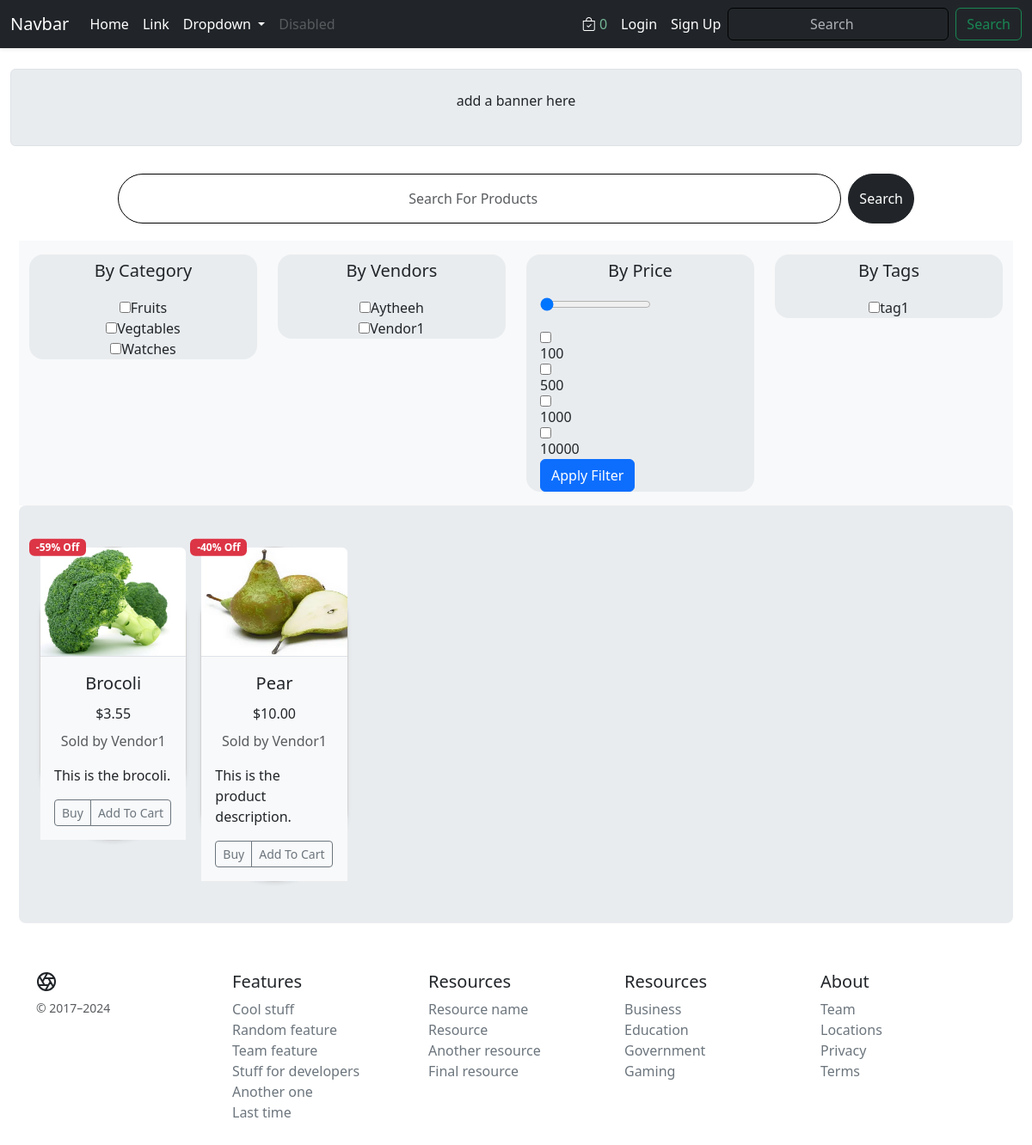
/vendor/vengd2fac2bfa/shop/, run on an earlier commit of the app's database.
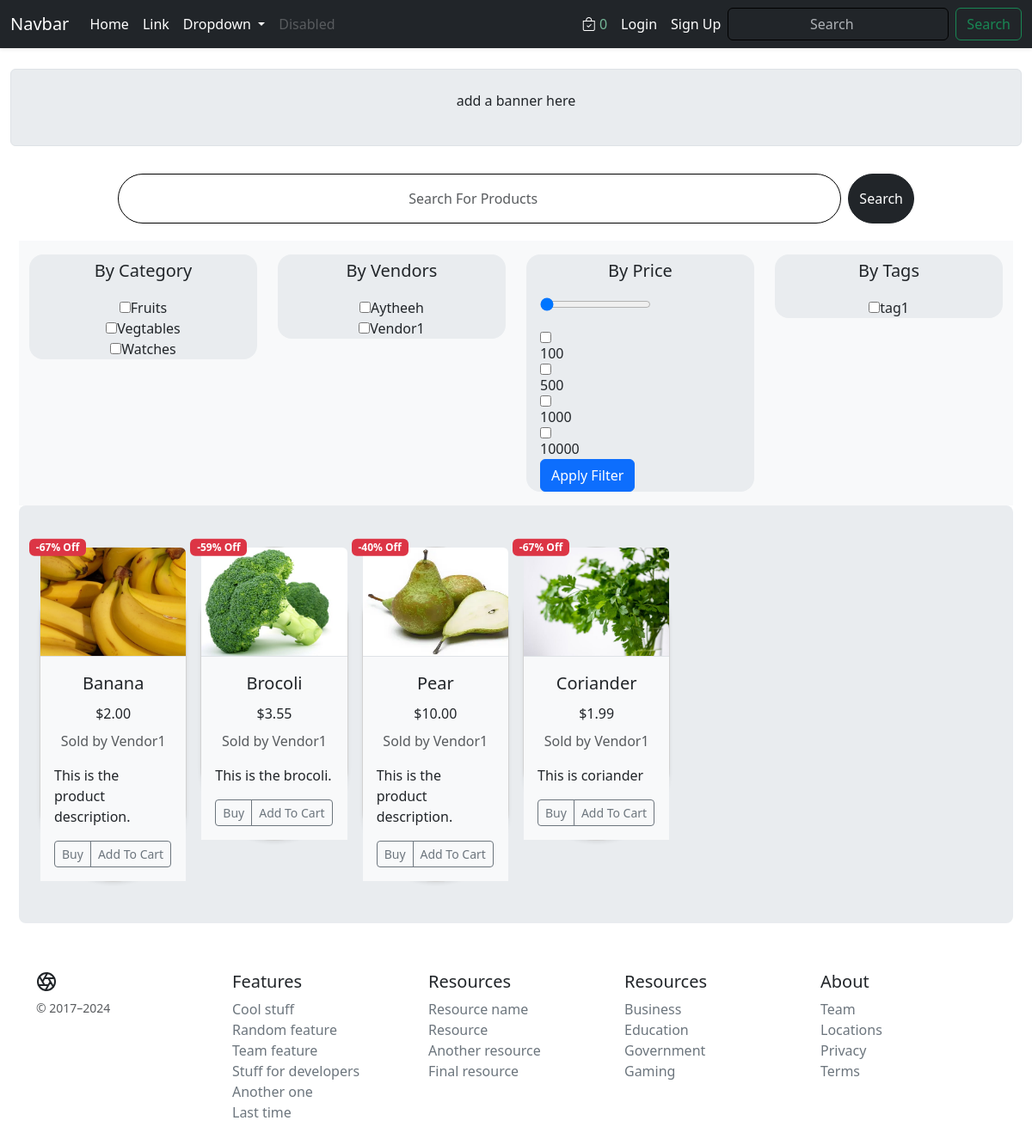
And on a later commit of the database.
### core/models.py (models this page shows, shortened)
class Category(models.Model):
    cid = ShortUUIDField(unique=True, length=10, max_length=20,
                         prefix='cat', alphabet='abcdefgh12345')
    title = models.CharField(max_length=100)
    image = models.ImageField(upload_to='Category', default='category.jpg')
    class Meta:
        verbose_name_plural = "Categories"

class Vendor(models.Model):
    vid = ShortUUIDField(unique=True, length=10, max_length=20,
                         prefix="ven", alphabet="abcdefgh12345")
    title = models.CharField(max_length=100, default='DefaultVendorName')
    image = models.ImageField(
        upload_to=user_directory_path, default='category.jpg')
    description = models.TextField(
        null=True, blank=True, default="This is the product description.")
    user = models.ForeignKey(User, on_delete=models.SET_NULL, null=True)
    address = models.CharField(max_length=100, default="123 Main St")
    contact = models.CharField(max_length=100, default="+91 999000")
    chat_response_time = models.CharField(max_length=100, default="100")
    shipping_on_time = models.CharField(max_length=100, default="100")
    authentic_rating = models.CharField(max_length=100, default="100")
    days_return = models.CharField(max_length=100, default="100")
    warrenty_period = models.CharField(max_length=100, default="100")
    class Meta:
        verbose_name_plural = "Vendors"
    def __str__(self):
        return self.title

class Product(models.Model):
    pid = ShortUUIDField(unique=True, length=10,
                         max_length=20, alphabet='abcdefgh12345')
    title = models.CharField(max_length=100)
    image = models.ImageField(upload_to=user_directory_path)
    description = models.TextField(
        null=True, blank=True, default="This is the product description.")
    user = models.ForeignKey(User, on_delete=models.SET_NULL, null=True)
    category = models.ForeignKey(
        Category, on_delete=models.SET_NULL, null=True)
    vendor = models.ForeignKey(Vendor, on_delete=models.SET_NULL, null=True)
    price = models.DecimalField(
        max_digits=9999999, decimal_places=2, default="1.99")
    old_price = models.DecimalField(
        max_digits=9999999, decimal_places=2, default="2.99")
    specifications = models.TextField(null=True, blank=True)
    tags = TaggableManager(blank=True)
    product_status = models.CharField(
        choices=STATUS, max_length=10, default="in_review")
    status = models.BooleanField(default=True)
    in_stock = models.BooleanField(default=True)
    featured = models.BooleanField(default=False)
    digital = models.BooleanField(default=False)
    sku = ShortUUIDField(unique=True, length=4,
                         max_length=10, alphabet='1234567890')
    date = models.DateTimeField(auto_now_add=True)
    updated = models.DateTimeField(null=True, blank=True)
    class Meta:
        verbose_name_plural = "Products"
    def get_percentage(self):
        new_price = (self.price / self.old_price) * 100
        return new_price

### core/views.py (the view)
# urls.py: path('vendor/<vid>/shop/', views.vendor_shop, name='vendor-shop'),
def vendor_shop(request, vid):
    vendor = get_object_or_404(Vendor, vid=vid)
    products_of_vendor = Product.objects.filter(
        vendor=vendor, product_status='published').order_by('?')
    context = {
        'vendor': vendor,
        'products_of_vendor': products_of_vendor,
    }
    return render(request, 'core/vendor_shop.html', context)

### core/context_processors.py (called while the page is built)
def default(request):
    categories_context = Category.objects.all()
    vendors_context = Vendor.objects.all()
    try:
        address = Address.objects.get(user=request.user)
    except:
        address = None
    min_max_price = Product.objects.aggregate(Min("price"), Max("price"))
    return {
        'categories_context': categories_context,
        'vendors_context': vendors_context,
        'address_context': address,
        'min_max_price_context': min_max_price,
    }

### Templates/core/vendor_shop.html (shortened to what the changed rows need)
{% extends 'core/base.html' %}
{% block content %}
{%load static %}
<div class="container m-1 p-1 mx-auto">
    <div class="row justify-content-center align-items-stretch">
        <div class="col-lg-3 col-md-6 d-flex flex-column bg-body-tertiary">
            <div class="rounded-4  my-3 text-center align-items-center border-2 bg-body-secondary">
                <p class="lead text-center pt-1">By Category</p>
                <form>
                    {% for c in categories_context %}
                    <input type="checkbox" name="" value="{{c.id}}" id="">{{c.title}}<br>
                    {% endfor %}
                </form>
            </div>
        </div>
        <div class="col-lg-3 col-md-6 d-flex flex-column bg-body-tertiary">
            <div class="rounded-4  my-3 text-center align-items-center border-2 bg-body-secondary">
                <p class="lead text-center pt-1">By Vendors</p>
                <form>
                    {% for v in vendors_context %}
                    <input type="checkbox" name="" value="{{v.id}}" id="">{{v.title}}<br>
                    {% endfor %}
                </form>
            </div>
        </div>
        <div class="col-lg-12 col-md-12 bg-body-secondary rounded-3 ">
            <div class="album py-5 ">
                <div class="container">
                    <div class="row row-cols-1 row-cols-sm-2 row-cols-md-3 g-3">
                        {% for p in products_of_vendor %}
                        <div class="col-xl-2 col-lg-3 col-md-3 col-sm-6">
                            <div class="card shadow-sm border-1 rounded-pill rounded-3"
                                style="max-width: 250px; position: relative;">
                                <div class="position-absolute top-0 start-0 translate-middle badge bg-danger"
                                    style="z-index: 1; margin-left: 20px;">
                                    -{{p.get_percentage|floatformat:0}}% Off
                                </div>
                                <a href="{% url 'core:product-details' p.pid %}" class="text-decoration-none text-dark">
                                    <div class="ratio ratio-4x3">
                                        <img src="{{ p.image.url }}"
                                            class="bd-placeholder-img card-img-top img-responsive border-1 border-bottom  rounded-top"
                                            width="100%" height="100%" role="img" preserveAspectRatio="xMidYMid slice"
                                            focusable="false">
                                    </div>
                                    <div class="card-body bg-body-tertiary">
                                        <p class="card-title text-center fs-5">{{p.title}}</p>
                                </a>
                                <p class="card-title text-center fs-6">${{p.price}}</p>
                                <p class="card-text text-center"><small class="text-body-secondary fs-6">Sold by
                                        {{p.vendor}}</small></p>
                                <p class="card-text">{{p.description}}</p>
                                <div class="d-flex justify-content-between align-items-center">
                                    <div class="btn-group bg-body-tertiary">
                                        <button type="button" class="btn btn-sm btn-outline-secondary">Buy</button>
                                        <button type="button" class="btn btn-sm btn-outline-secondary">Add To
                                            Cart</button>
                                    </div>
                                </div>
                            </div>
                        </div>
                    </div>
                    {%endfor%}
                </div>
            </div>
        </div>
    </div>
{%endblock content%}

What changed in the data, as far as the page shows it:
added Product: get_percentage "67", image (picture), title "Banana", price "2.00", vendor "Vendor1", description "This is the product description."
added Product: get_percentage "67", image (picture), title "Coriander", price "1.99", vendor "Vendor1", description "This is coriander"
